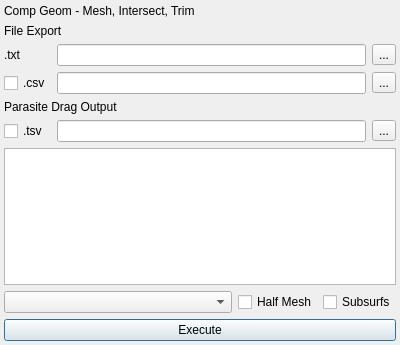
<?xml version="1.0" encoding="UTF-8"?>
<ui version="4.0">
 <class>CompGeomScreen</class>
 <widget class="QDialog" name="CompGeomScreen">
  <property name="geometry">
   <rect>
    <x>0</x>
    <y>0</y>
    <width>400</width>
    <height>345</height>
   </rect>
  </property>
  <property name="windowTitle">
   <string>Dialog</string>
  </property>
  <layout class="QGridLayout" name="gridLayout">
   <property name="leftMargin">
    <number>4</number>
   </property>
   <property name="topMargin">
    <number>4</number>
   </property>
   <property name="rightMargin">
    <number>4</number>
   </property>
   <property name="bottomMargin">
    <number>4</number>
   </property>
   <item row="1" column="0" colspan="3">
    <widget class="QLabel" name="sectionHeader">
     <property name="text">
      <string>File Export</string>
     </property>
    </widget>
   </item>
   <item row="5" column="0">
    <widget class="QCheckBox" name="tsvFileButton">
     <property name="text">
      <string>.tsv</string>
     </property>
    </widget>
   </item>
   <item row="2" column="0">
    <widget class="QLabel" name="label_3">
     <property name="text">
      <string>.txt</string>
     </property>
    </widget>
   </item>
   <item row="7" column="0" colspan="3">
    <layout class="QHBoxLayout" name="horizontalLayout">
     <item>
      <widget class="QComboBox" name="setChoice">
       <property name="sizePolicy">
        <sizepolicy hsizetype="Expanding" vsizetype="Fixed">
         <horstretch>0</horstretch>
         <verstretch>0</verstretch>
        </sizepolicy>
       </property>
      </widget>
     </item>
     <item>
      <widget class="QCheckBox" name="halfMeshButton">
       <property name="text">
        <string>Half Mesh</string>
       </property>
      </widget>
     </item>
     <item>
      <widget class="QCheckBox" name="subSurfButton">
       <property name="text">
        <string>Subsurfs</string>
       </property>
      </widget>
     </item>
    </layout>
   </item>
   <item row="6" column="0" colspan="3">
    <widget class="QTextBrowser" name="outputTextDisplay"/>
   </item>
   <item row="0" column="0" colspan="3">
    <widget class="QLabel" name="screenHeader">
     <property name="text">
      <string>Comp Geom - Mesh, Intersect, Trim</string>
     </property>
    </widget>
   </item>
   <item row="2" column="1">
    <widget class="QLineEdit" name="txtFileOutput"/>
   </item>
   <item row="3" column="2">
    <widget class="QToolButton" name="csvFileChooseButton">
     <property name="text">
      <string>...</string>
     </property>
    </widget>
   </item>
   <item row="2" column="2">
    <widget class="QToolButton" name="txtFileChooseButton">
     <property name="text">
      <string>...</string>
     </property>
    </widget>
   </item>
   <item row="3" column="1">
    <widget class="QLineEdit" name="csvFileOutput"/>
   </item>
   <item row="4" column="0" colspan="3">
    <widget class="QLabel" name="sectionHeader_2">
     <property name="text">
      <string>Parasite Drag Output</string>
     </property>
    </widget>
   </item>
   <item row="3" column="0">
    <widget class="QCheckBox" name="csvFileButton">
     <property name="text">
      <string>.csv</string>
     </property>
    </widget>
   </item>
   <item row="5" column="2">
    <widget class="QToolButton" name="tsvFileChooseButton">
     <property name="text">
      <string>...</string>
     </property>
    </widget>
   </item>
   <item row="5" column="1">
    <widget class="QLineEdit" name="tsvFileOutput"/>
   </item>
   <item row="8" column="0" colspan="3">
    <widget class="QPushButton" name="executeButton">
     <property name="text">
      <string>Execute</string>
     </property>
    </widget>
   </item>
  </layout>
 </widget>
 <resources/>
 <connections/>
</ui>
